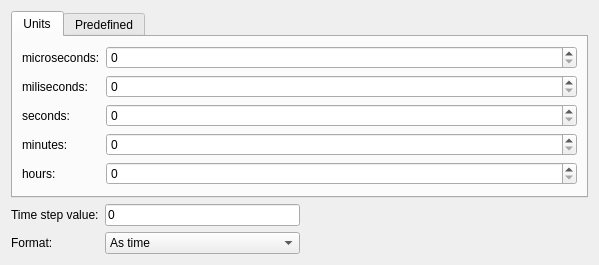
<?xml version="1.0" encoding="UTF-8"?>
<ui version="4.0">
 <class>CoreTimeStepEditorWidget</class>
 <widget class="QWidget" name="CoreTimeStepEditorWidget">
  <property name="geometry">
   <rect>
    <x>0</x>
    <y>0</y>
    <width>599</width>
    <height>249</height>
   </rect>
  </property>
  <property name="windowTitle">
   <string>Form</string>
  </property>
  <layout class="QVBoxLayout" name="verticalLayout">
   <item>
    <widget class="QTabWidget" name="tabWidget">
     <property name="enabled">
      <bool>true</bool>
     </property>
     <property name="currentIndex">
      <number>0</number>
     </property>
     <widget class="QWidget" name="unitsTab">
      <attribute name="title">
       <string>Units</string>
      </attribute>
      <layout class="QFormLayout" name="formLayout">
       <item row="3" column="0">
        <widget class="QLabel" name="minutesLabel">
         <property name="text">
          <string>minutes:</string>
         </property>
        </widget>
       </item>
       <item row="2" column="0">
        <widget class="QLabel" name="secondsLabel">
         <property name="text">
          <string>seconds:</string>
         </property>
        </widget>
       </item>
       <item row="0" column="0">
        <widget class="QLabel" name="microsecondsLabel">
         <property name="text">
          <string>microseconds:</string>
         </property>
        </widget>
       </item>
       <item row="1" column="0">
        <widget class="QLabel" name="milisecondsLabel">
         <property name="text">
          <string>miliseconds:</string>
         </property>
        </widget>
       </item>
       <item row="4" column="0">
        <widget class="QLabel" name="hoursLabel">
         <property name="text">
          <string>hours:</string>
         </property>
        </widget>
       </item>
       <item row="0" column="1">
        <widget class="QSpinBox" name="microsecondsSpinBox">
         <property name="maximum">
          <number>999999999</number>
         </property>
        </widget>
       </item>
       <item row="1" column="1">
        <widget class="QSpinBox" name="milisecondsSpinBox">
         <property name="maximum">
          <number>999999999</number>
         </property>
        </widget>
       </item>
       <item row="2" column="1">
        <widget class="QSpinBox" name="secondsSpinBox">
         <property name="maximum">
          <number>999999999</number>
         </property>
        </widget>
       </item>
       <item row="3" column="1">
        <widget class="QSpinBox" name="minutesSpinBox">
         <property name="maximum">
          <number>999999999</number>
         </property>
        </widget>
       </item>
       <item row="4" column="1">
        <widget class="QSpinBox" name="hoursSpinBox">
         <property name="maximum">
          <number>999999999</number>
         </property>
        </widget>
       </item>
      </layout>
     </widget>
     <widget class="QWidget" name="predefinedTab">
      <attribute name="title">
       <string>Predefined</string>
      </attribute>
      <layout class="QVBoxLayout" name="verticalLayout_2">
       <item>
        <layout class="QHBoxLayout" name="horizontalLayout_3">
         <item>
          <widget class="QComboBox" name="predefinedComboBox">
           <property name="currentText">
            <string>Custom</string>
           </property>
           <item>
            <property name="text">
             <string>Custom</string>
            </property>
           </item>
          </widget>
         </item>
         <item>
          <spacer name="horizontalSpacer_2">
           <property name="orientation">
            <enum>Qt::Horizontal</enum>
           </property>
           <property name="sizeHint" stdset="0">
            <size>
             <width>40</width>
             <height>20</height>
            </size>
           </property>
          </spacer>
         </item>
        </layout>
       </item>
       <item>
        <spacer name="verticalSpacer_2">
         <property name="orientation">
          <enum>Qt::Vertical</enum>
         </property>
         <property name="sizeHint" stdset="0">
          <size>
           <width>20</width>
           <height>94</height>
          </size>
         </property>
        </spacer>
       </item>
      </layout>
     </widget>
    </widget>
   </item>
   <item>
    <layout class="QHBoxLayout" name="horizontalLayout">
     <item>
      <layout class="QFormLayout" name="formLayout_2">
       <item row="2" column="0">
        <widget class="QLabel" name="formatLabel">
         <property name="text">
          <string>Format:</string>
         </property>
        </widget>
       </item>
       <item row="2" column="1">
        <widget class="QComboBox" name="formatComboBox">
         <item>
          <property name="text">
           <string>As time</string>
          </property>
         </item>
         <item>
          <property name="text">
           <string>As microseconds</string>
          </property>
         </item>
         <item>
          <property name="text">
           <string>As miliseconds</string>
          </property>
         </item>
         <item>
          <property name="text">
           <string>As seconds</string>
          </property>
         </item>
         <item>
          <property name="text">
           <string>As minutes</string>
          </property>
         </item>
         <item>
          <property name="text">
           <string>As hours</string>
          </property>
         </item>
        </widget>
       </item>
       <item row="1" column="0">
        <widget class="QLabel" name="timeStepValueLabel">
         <property name="text">
          <string>Time step value:</string>
         </property>
        </widget>
       </item>
       <item row="1" column="1">
        <widget class="QLineEdit" name="timeStepLineEdit">
         <property name="enabled">
          <bool>true</bool>
         </property>
         <property name="text">
          <string>0</string>
         </property>
         <property name="readOnly">
          <bool>true</bool>
         </property>
         <property name="clearButtonEnabled">
          <bool>false</bool>
         </property>
        </widget>
       </item>
      </layout>
     </item>
     <item>
      <spacer name="horizontalSpacer">
       <property name="orientation">
        <enum>Qt::Horizontal</enum>
       </property>
       <property name="sizeHint" stdset="0">
        <size>
         <width>40</width>
         <height>20</height>
        </size>
       </property>
      </spacer>
     </item>
    </layout>
   </item>
  </layout>
 </widget>
 <resources/>
 <connections>
  <connection>
   <sender>predefinedComboBox</sender>
   <signal>currentIndexChanged(int)</signal>
   <receiver>CoreTimeStepEditorWidget</receiver>
   <slot>predefinedChanged(int)</slot>
   <hints>
    <hint type="sourcelabel">
     <x>55</x>
     <y>50</y>
    </hint>
    <hint type="destinationlabel">
     <x>99</x>
     <y>60</y>
    </hint>
   </hints>
  </connection>
  <connection>
   <sender>hoursSpinBox</sender>
   <signal>valueChanged(int)</signal>
   <receiver>CoreTimeStepEditorWidget</receiver>
   <slot>stepChanged()</slot>
   <hints>
    <hint type="sourcelabel">
     <x>335</x>
     <y>153</y>
    </hint>
    <hint type="destinationlabel">
     <x>299</x>
     <y>124</y>
    </hint>
   </hints>
  </connection>
  <connection>
   <sender>microsecondsSpinBox</sender>
   <signal>valueChanged(int)</signal>
   <receiver>CoreTimeStepEditorWidget</receiver>
   <slot>stepChanged()</slot>
   <hints>
    <hint type="sourcelabel">
     <x>335</x>
     <y>49</y>
    </hint>
    <hint type="destinationlabel">
     <x>299</x>
     <y>124</y>
    </hint>
   </hints>
  </connection>
  <connection>
   <sender>milisecondsSpinBox</sender>
   <signal>valueChanged(int)</signal>
   <receiver>CoreTimeStepEditorWidget</receiver>
   <slot>stepChanged()</slot>
   <hints>
    <hint type="sourcelabel">
     <x>335</x>
     <y>75</y>
    </hint>
    <hint type="destinationlabel">
     <x>299</x>
     <y>124</y>
    </hint>
   </hints>
  </connection>
  <connection>
   <sender>secondsSpinBox</sender>
   <signal>valueChanged(int)</signal>
   <receiver>CoreTimeStepEditorWidget</receiver>
   <slot>stepChanged()</slot>
   <hints>
    <hint type="sourcelabel">
     <x>335</x>
     <y>101</y>
    </hint>
    <hint type="destinationlabel">
     <x>299</x>
     <y>124</y>
    </hint>
   </hints>
  </connection>
  <connection>
   <sender>minutesSpinBox</sender>
   <signal>valueChanged(int)</signal>
   <receiver>CoreTimeStepEditorWidget</receiver>
   <slot>stepChanged()</slot>
   <hints>
    <hint type="sourcelabel">
     <x>335</x>
     <y>127</y>
    </hint>
    <hint type="destinationlabel">
     <x>299</x>
     <y>124</y>
    </hint>
   </hints>
  </connection>
  <connection>
   <sender>formatComboBox</sender>
   <signal>currentIndexChanged(int)</signal>
   <receiver>CoreTimeStepEditorWidget</receiver>
   <slot>formatChanged(int)</slot>
   <hints>
    <hint type="sourcelabel">
     <x>195</x>
     <y>227</y>
    </hint>
    <hint type="destinationlabel">
     <x>299</x>
     <y>124</y>
    </hint>
   </hints>
  </connection>
 </connections>
 <slots>
  <signal>stepChanged(quint64)</signal>
  <slot>setStep(quint64)</slot>
  <slot>formatChanged(int)</slot>
  <slot>stepChanged()</slot>
  <slot>predefinedChanged(int)</slot>
 </slots>
</ui>
